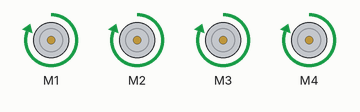
Recording of a sketch running on a simulated Arduino Uno, built with avr-gcc and run on an emulated ATmega328P. Shown: 4 × DC motor (green arrow = forward, orange = backward, longer = faster).

Above: at 1.0 s.
At 3.0 s:
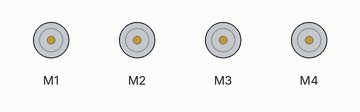
Timing chart, 0 to 5.2 s (numbered marks = the images above):
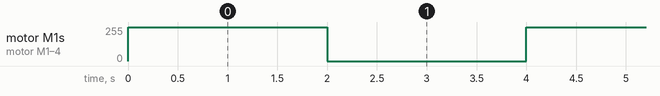

Measured:
- by itself, motor M1–4: alternates forward 255/255 for 2.0 s and stopped for 2.0 s

The sketch:

tentativa_motor.ino
```cpp
#include <AFMotor.h>

AF_DCMotor motor1(1); //Seleciona o motor 1
AF_DCMotor motor2(2); //Seleciona o motor 1
AF_DCMotor motor3(3); //Seleciona o motor 1
AF_DCMotor motor4(4); //Seleciona o motor 1

void setup()
{}

void loop()
{
motor1.setSpeed(255); //Define a velocidade maxima
motor1.run(FORWARD); //Gira o motor sentido horario
motor2.setSpeed(255); //Define a velocidade maxima
motor2.run(FORWARD); //Gira o motor sentido horario

motor3.setSpeed(255); //Define a velocidade maxima
motor3.run(FORWARD); //Gira o motor sentido horario
motor4.setSpeed(255); //Define a velocidade maxima
motor4.run(FORWARD); //Gira o motor sentido horario

delay(2000);
motor1.setSpeed(0);
motor1.run(RELEASE); //Desliga o motor
motor2.setSpeed(0);
motor2.run(RELEASE); //Desliga o motor
motor3.setSpeed(0);
motor3.run(RELEASE); //Desliga o motor
motor4.setSpeed(0);
motor4.run(RELEASE); //Desliga o motor

delay(2000);
//motor.setSpeed(50); //Define velocidade baixa
//motor.run(BACKWARD); //Gira o motor sentido anti-horario
//
//delay(2000);
//motor.setSpeed(0);
//motor.run(RELEASE); //Desliga o motor


}
```
